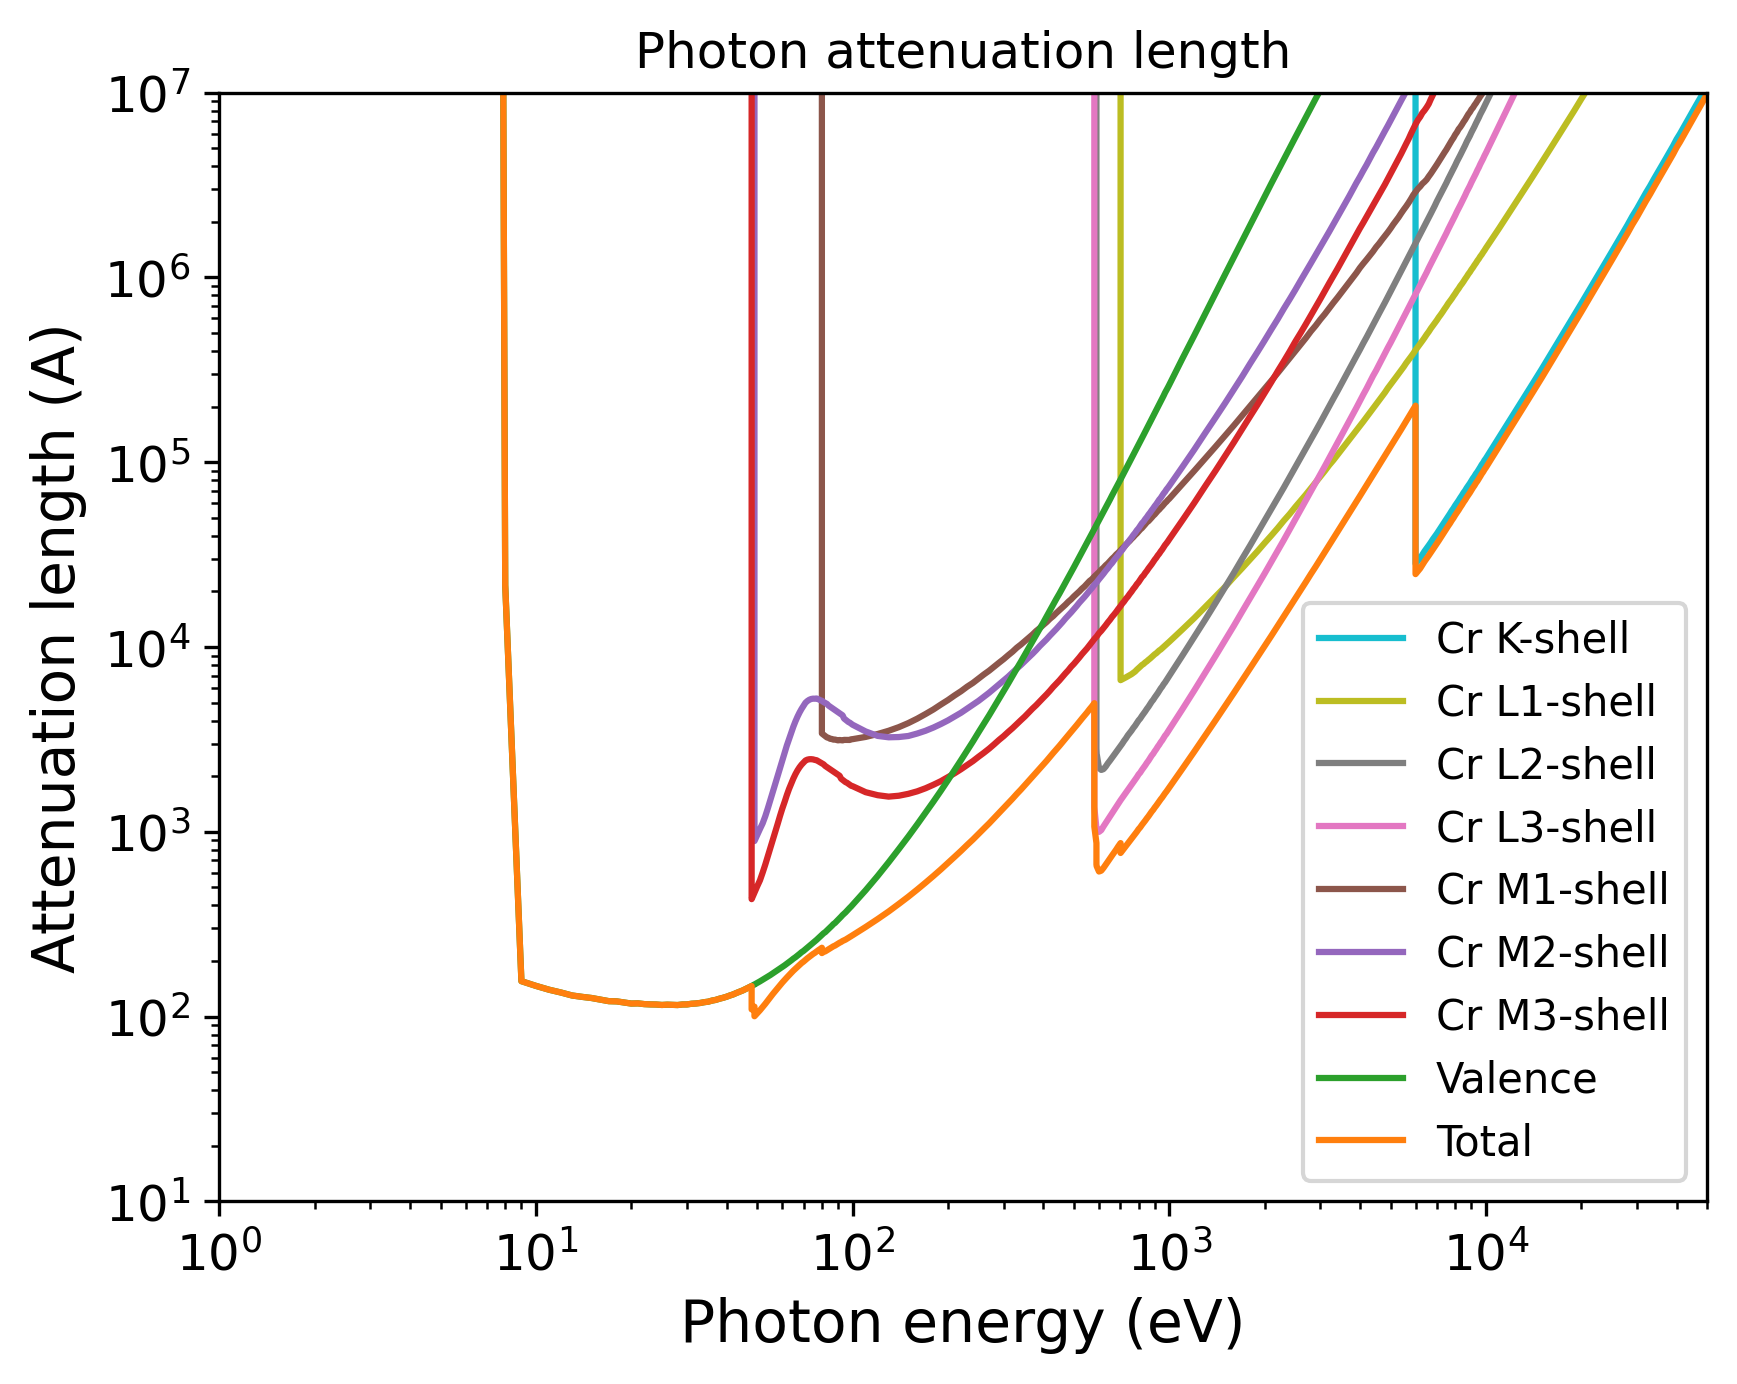

Python code for this plot:
import pandas as pd
import numpy as np
import matplotlib.pyplot as plt
import matplotlib.cm as cm
# Set the format:
plt.xlabel("Photon energy (eV)", fontsize=14)
plt.ylabel("Attenuation length (A)", fontsize=14)
plt.xticks(fontsize=12)
plt.yticks(fontsize=12)
plt.grid(False)
# Set the axes:
# Read the output file:
df = pd.read_csv(r"OUTPUT_Cr_Photon_IMFP.dat", sep=r'\s+', header=None, comment="#", skipinitialspace=True)
plt.xscale("log")
plt.yscale("log")
# Prepare the plot:
columns_to_plot = [ 1, 2, 3, 4, 5, 6, 7, 8, 9]
labels = [ "Cr K-shell", "Cr L1-shell", "Cr L2-shell", "Cr L3-shell", "Cr M1-shell", "Cr M2-shell", "Cr M3-shell", "Valence", "Total"]
# Create N distinct colors from a colormap
N = len(columns_to_plot)
colors = plt.cm.tab10(np.linspace(1, 0, 10))
# Set line styles:
linestyles = [ "-", "-", "-", "-", "-", "-", "-", "-", "-"]
for i, col in enumerate(columns_to_plot):
    color = colors[i % len(colors)]
    ls    = linestyles[i % len(linestyles)]
    label = labels[i % len(labels)]
    plt.plot(df.iloc[:, 0], df.iloc[:, col],
    color=color,
    label=label,
    linestyle=ls)
plt.xlim(1.00000000,50000.00000000)
plt.ylim(10.00000000,10000000.00000000)
plt.title("Photon attenuation length")
plt.legend(loc="best", fontsize=10)
# Save the plot in this format:
plt.savefig("OUTPUT_MFP_photon.png", dpi=300, bbox_inches="tight")
